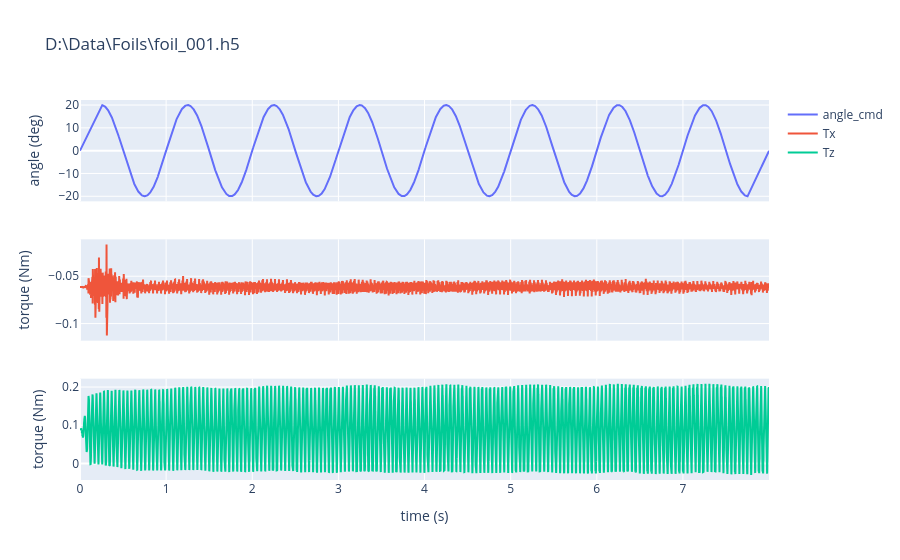

Here is the notebook cell this chart was saved with:
### Markdown cell above
# Plot results

### Code cell
fig = make_subplots(rows = 3, cols = 1,
                   shared_xaxes=True)
fig.add_trace(
    go.Scatter(x = t, y = angle, mode="lines", name="angle_cmd"),
    row=1, col=1)
fig.add_trace(
    go.Scatter(x = t, y = forcetorque[3,:], mode="lines", name="Tx"),
    row=2, col=1)
# fig.add_trace(
#     go.Scatter(x = t, y = forcetorque[1,:], mode="lines", name="Fy"),
#     row=4, col=1)
fig.add_trace(
    go.Scatter(x = t, y = forcetorque[5,:], mode="lines", name="Tz"),
    row=3, col=1)

fig.update_yaxes(title_text = "angle (deg)", row=1)
fig.update_yaxes(title_text = "torque (Nm)", row=2)
fig.update_yaxes(title_text = "torque (Nm)", row=3)
fig.update_xaxes(title_text = "time (s)", row=3)
fig.update_layout(title_text = bender.filename)

### Figure 1 — Plotly figure (JSON) as saved in the notebook; plotly's stock layout.template omitted (floating-point values rounded to 4 significant figures; data arrays with more than 128 entries replaced by an {"elided": "..."} marker saying what was removed)
{"data": [{"mode": "lines", "name": "angle_cmd", "type": "scatter", "x": {"elided": "8000 float values"}, "xaxis": "x", "y": {"elided": "8000 float values"}, "yaxis": "y"}, {"mode": "lines", "name": "Tx", "type": "scatter", "x": {"elided": "8000 float values"}, "xaxis": "x2", "y": {"elided": "8000 float values"}, "yaxis": "y2"}, {"mode": "lines", "name": "Tz", "type": "scatter", "x": {"elided": "8000 float values"}, "xaxis": "x3", "y": {"elided": "8000 float values"}, "yaxis": "y3"}], "layout": {"title": {"text": "D:\\Data\\Foils\\foil_001.h5"}, "xaxis": {"anchor": "y", "domain": [0, 1], "matches": "x3", "showticklabels": false}, "xaxis2": {"anchor": "y2", "domain": [0, 1], "matches": "x3", "showticklabels": false}, "xaxis3": {"anchor": "y3", "domain": [0, 1], "title": {"text": "time (s)"}}, "yaxis": {"anchor": "x", "domain": [0.7333, 1], "title": {"text": "angle (deg)"}}, "yaxis2": {"anchor": "x2", "domain": [0.3667, 0.6333], "title": {"text": "torque (Nm)"}}, "yaxis3": {"anchor": "x3", "domain": [0, 0.2667], "title": {"text": "torque (Nm)"}}}}
